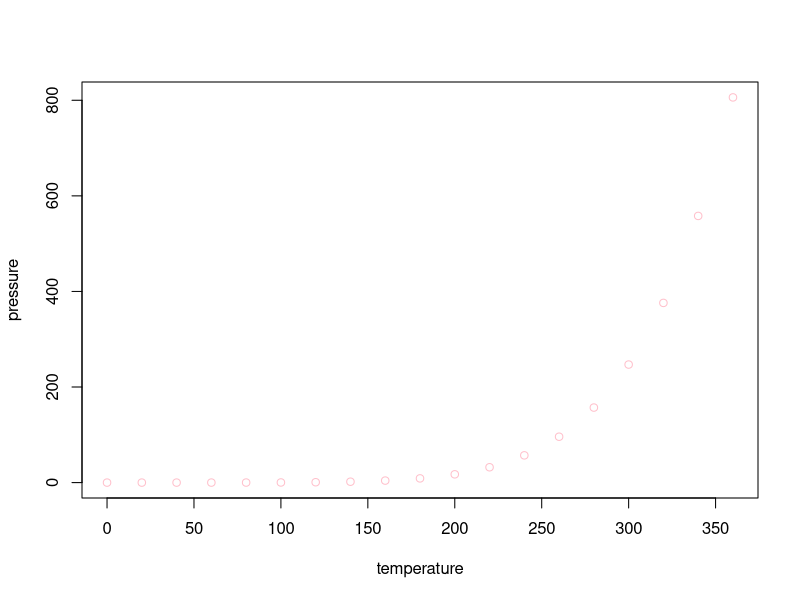

Reproduce this figure in R.
## ---- chunk 1
knitr::opts_chunk$set(echo = TRUE)
## ---- chunk 2
summary(cars)
## ---- chunk 3
plot(pressure, col = "pink")
